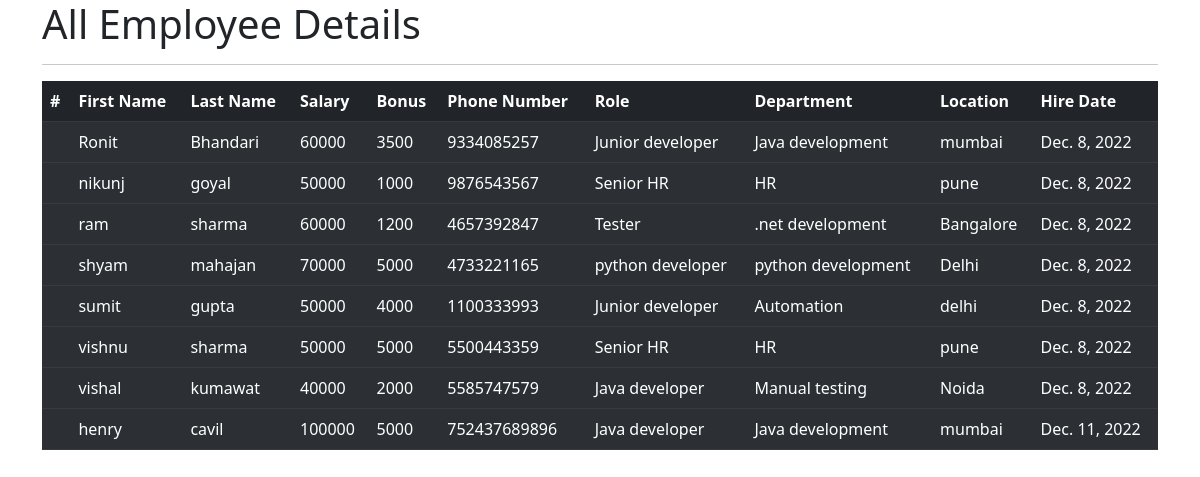
The app's page /all_emp with its own data.
### emp_app/models.py (models this page shows, shortened)
class Employee(models.Model):
    first_name = models.CharField(max_length=100, null = False)
    last_name = models.CharField(max_length=100)
    dept =  models.ForeignKey(Department, on_delete = models.CASCADE)
    salary= models.IntegerField(default = 0)
    bonus = models.IntegerField(default = 0)
    role = models.ForeignKey(Role, on_delete = models.CASCADE)
    phone = models.IntegerField(default= 0)
    hire_date = models.DateField()
    def __str__(self):
        return "%s %s %s" %(self.first_name,self.last_name,self.phone)

class Role(models.Model):
    name = models.CharField(max_length = 100, null = False)

class Department(models.Model):
    name = models.CharField(max_length=100 , null = False)
    location = models.CharField(max_length = 100)

### emp_app/views.py (the view)
# urls.py: path('all_emp',views.all_emp, name = 'all_emp'),
def all_emp(request):
    emps = Employee.objects.all()
    context = {
        'emps':emps
    }
    print(context)
    return render(request, 'view_all_emp.html', context)

### emp_app/templates/view_all_emp.html (shortened to what this page needs)
<!doctype html>
<html lang="ar" dir="rfs">
  <head>
    <link rel="stylesheet" href="https://cdn.jsdelivr.net/npm/bootstrap@5.2.3/dist/css/bootstrap.rtl.min.css">
  </head>
  <body>
   <div class="container">
          <h1>All Employee Details</h1>
      <hr>
      <table class="table table-dark table-striped">
  <thead>
    <tr>
      <th scope="col">#</th>
      <th scope="col">First Name</th>
      <th scope="col">Last Name</th>
      <th scope="col">Salary</th>
      <th scope="col">Bonus</th>
      <th scope="col">Phone Number</th>
      <th scope="col">Role</th>
      <th scope="col">Department</th>
      <th scope="col">Location</th>
      <th scope="col">Hire Date</th>
    </tr>
  </thead>
        {% for emp in emps%}
  <tbody>
    <tr>
      <th scope="row">{{emp_id}}</th>
      <td>{{emp.first_name}}</td>
      <td>{{emp.last_name}}</td>
      <td>{{emp.salary}}</td>
      <td>{{emp.bonus}}</td>
      <td>{{emp.phone}}</td>
      <td>{{emp.role.name}}</td>
      <td>{{emp.dept.name}}</td>
      <td>{{emp.dept.location}}</td>
      <td>{{emp.hire_date}}</td>
    </tr>
  </tbody>
        {%endfor%}
</table>
  </div>
  </body>
</html>

### records on screen
Employee: first_name "Ronit", last_name "Bhandari", salary "60000", bonus "3500", phone "9334085257", role.name "Junior developer", dept.name "Java development", dept.location "mumbai", hire_date "Dec. 8, 2022"
Employee: first_name "nikunj", last_name "goyal", salary "50000", bonus "1000", phone "9876543567", role.name "Senior HR", dept.name "HR", dept.location "pune", hire_date "Dec. 8, 2022"
Employee: first_name "ram", last_name "sharma", salary "60000", bonus "1200", phone "4657392847", role.name "Tester", dept.name ".net development", dept.location "Bangalore", hire_date "Dec. 8, 2022"
Employee: first_name "shyam", last_name "mahajan", salary "70000", bonus "5000", phone "4733221165", role.name "python developer", dept.name "python development", dept.location "Delhi", hire_date "Dec. 8, 2022"
Employee: first_name "sumit", last_name "gupta", salary "50000", bonus "4000", phone "1100333993", role.name "Junior developer", dept.name "Automation", dept.location "delhi", hire_date "Dec. 8, 2022"
Employee: first_name "vishnu", last_name "sharma", salary "50000", bonus "5000", phone "5500443359", role.name "Senior HR", dept.name "HR", dept.location "pune", hire_date "Dec. 8, 2022"
Employee: first_name "vishal", last_name "kumawat", salary "40000", bonus "2000", phone "5585747579", role.name "Java developer", dept.name "Manual testing", dept.location "Noida", hire_date "Dec. 8, 2022"
Employee: first_name "henry", last_name "cavil", salary "100000", bonus "5000", phone "752437689896", role.name "Java developer", dept.name "Java development", dept.location "mumbai", hire_date "Dec. 11, 2022"
